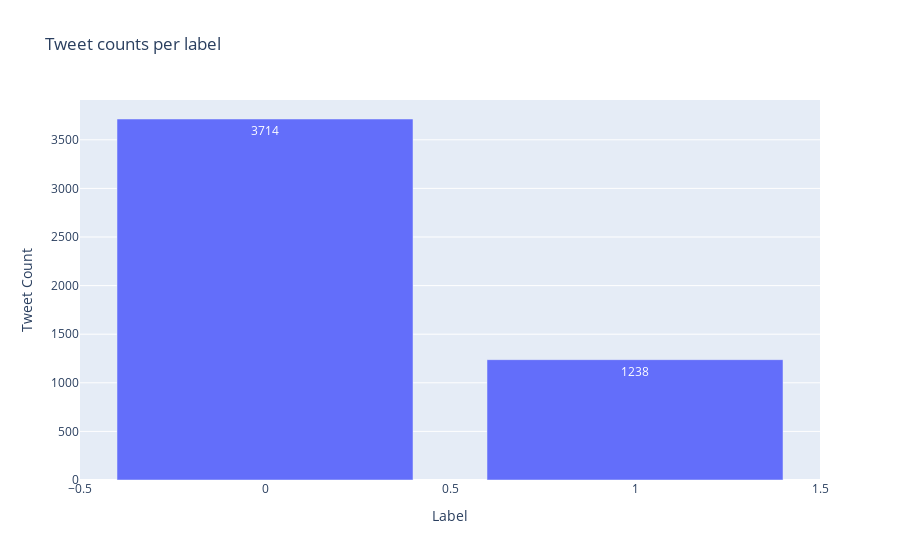

Source (notebook cell):
### Code cell
plot_bar(n['label'].value_counts().index[0:2],
         n['label'].value_counts().values[0:2],
         "Tweet counts per label",
         "Label",
         "Tweet Count")

### Figure 1 — Plotly figure (JSON) as saved in the notebook; plotly's stock layout.template omitted (floating-point values rounded to 4 significant figures)
{"data": [{"text": [3714, 1238], "textposition": "auto", "type": "bar", "x": [0, 1], "y": [3714, 1238]}], "layout": {"autosize": true, "title": {"text": "Tweet counts per label"}, "xaxis": {"autorange": true, "range": [-0.5, 1.5], "title": {"text": "Label"}, "type": "linear"}, "yaxis": {"autorange": true, "range": [0, 3909.0], "title": {"text": "Tweet Count"}, "type": "linear"}}}
